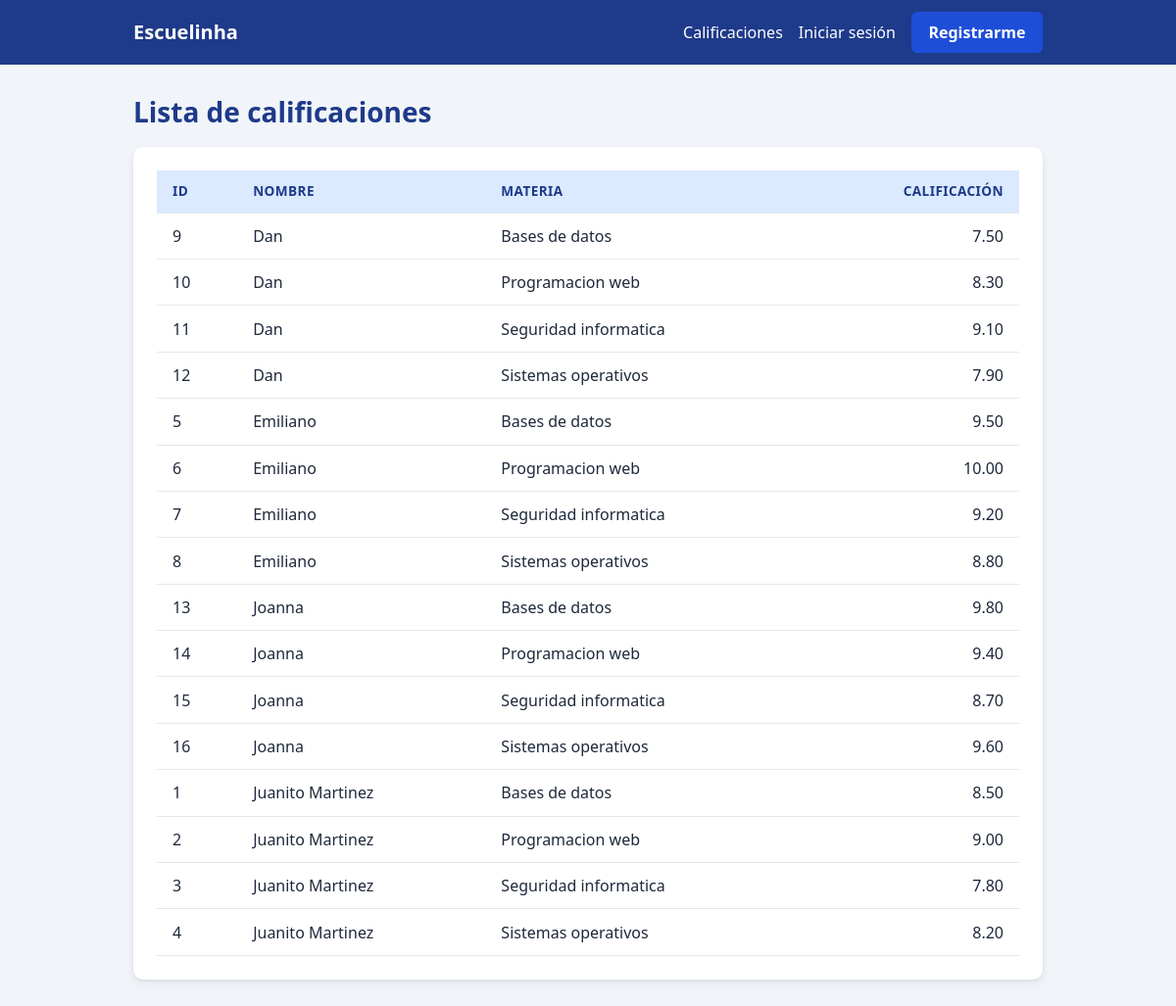
The page /calificaciones.php on the database its author committed.
### tables this page shows
CREATE TABLE `calificaciones` (
  `id` int NOT NULL AUTO_INCREMENT,
  `usuario_id` int NOT NULL,
  `materia_id` varchar(20) NOT NULL,
  `calificacion` decimal(5,2) DEFAULT NULL,
  PRIMARY KEY (`id`),
  KEY `usuario_id` (`usuario_id`),
  KEY `materia_id` (`materia_id`),
  CONSTRAINT `calificaciones_ibfk_1` FOREIGN KEY (`usuario_id`) REFERENCES `usuarios` (`id`),
  CONSTRAINT `calificaciones_ibfk_2` FOREIGN KEY (`materia_id`) REFERENCES `materias` (`id`)
);

CREATE TABLE `usuarios` (
  `id` int NOT NULL,
  `nombre` varchar(100) NOT NULL,
  `email` varchar(150) NOT NULL,
  `password` varchar(255) NOT NULL,
  `email_verificado` tinyint(1) DEFAULT '0',
  `token_verification` varchar(100) DEFAULT NULL,
  `created_at` timestamp NULL DEFAULT CURRENT_TIMESTAMP,
  PRIMARY KEY (`id`),
  UNIQUE KEY `email` (`email`)
);

CREATE TABLE `materias` (
  `id` varchar(20) NOT NULL,
  `nombre` varchar(100) NOT NULL,
  PRIMARY KEY (`id`)
);

### calificaciones.php (the view, shortened to what this page needs)
<?php
include_once 'conexion.php';
$sql = "SELECT calificaciones.id,
               usuarios.nombre AS nombre,
               materias.nombre AS materia,
               calificaciones.calificacion
        FROM calificaciones
        INNER JOIN usuarios ON usuarios.id = calificaciones.usuario_id
        INNER JOIN materias ON materias.id = calificaciones.materia_id
        ORDER BY usuarios.nombre, materias.nombre";
$resultado = $conexion->query($sql);
include_once 'header.php';
?>
<h1>Lista de calificaciones</h1>
<section class="tarjeta">
    <?php if ($resultado->num_rows === 0) { ?>
        <p class="texto-secundario">Todavía no hay calificaciones registradas.</p>
    <?php } else { ?>
        <div class="tabla-contenedor">
            <table class="tabla">
                <thead>
                    <tr>
                        <th>ID</th>
                        <th>Nombre</th>
                        <th>Materia</th>
                        <th class="numero">Calificación</th>
                    </tr>
                </thead>
                <tbody>
                    <?php while ($fila = $resultado->fetch_assoc()) { ?>
                    <tr>
                        <td><?php echo $fila["id"]; ?></td>
                        <td><?php echo htmlspecialchars($fila["nombre"]); ?></td>
                        <td><?php echo htmlspecialchars($fila["materia"]); ?></td>
                        <td class="numero"><?php echo $fila["calificacion"]; ?></td>
                    </tr>
                    <?php } ?>
                </tbody>
            </table>
        </div>
    <?php } ?>
</section>
<?php include_once 'footer.php'; ?>

### css/estilos.css (style rules this page uses)
:root { --color-principal: #1d4ed8; --color-principal-oscuro: #1e3a8a; --color-principal-claro: #dbeafe; --color-fondo: #f1f5f9; --color-tarjeta: #ffffff; --color-texto: #1e293b; --color-texto-suave: #64748b; --color-borde: #e2e8f0; --color-exito: #15803d; --color-exito-fondo: #dcfce7; --color-error: #b91c1c; --color-error-fondo: #fee2e2; --radio: 10px; --sombra: 0 1px 3px rgba(15, 23, 42, 0.08), 0 4px 12px rgba(15, 23, 42, 0.06); }
* { box-sizing: border-box; }
body { margin: 0; min-height: 100vh; display: flex; flex-direction: column; font-family: system-ui, -apple-system, "Segoe UI", Roboto, sans-serif; font-size: 16px; line-height: 1.5; color: var(--color-texto); background: var(--color-fondo); }
h1, h2 { margin-top: 0; line-height: 1.2; }
h1 { font-size: 1.75rem; color: var(--color-principal-oscuro); }
.tarjeta { background: var(--color-tarjeta); border-radius: var(--radio); box-shadow: var(--sombra); padding: 1.5rem; margin-bottom: 1.5rem; }
.tabla-contenedor { overflow-x: auto; }
.tabla { width: 100%; border-collapse: collapse; }
.tabla th, .tabla td { padding: 0.7rem 1rem; text-align: left; border-bottom: 1px solid var(--color-borde); }
.tabla th { background: var(--color-principal-claro); color: var(--color-principal-oscuro); font-size: 0.85rem; text-transform: uppercase; letter-spacing: 0.03em; }
.tabla .numero { text-align: right; font-variant-numeric: tabular-nums; }

### rows shown on the page
calificaciones: id "9", usuario.nombre "Dan", materia.nombre "Bases de datos", calificacion "7.50"
calificaciones: id "10", usuario.nombre "Dan", materia.nombre "Programacion web", calificacion "8.30"
calificaciones: id "11", usuario.nombre "Dan", materia.nombre "Seguridad informatica", calificacion "9.10"
calificaciones: id "12", usuario.nombre "Dan", materia.nombre "Sistemas operativos", calificacion "7.90"
calificaciones: id "5", usuario.nombre "Emiliano", materia.nombre "Bases de datos", calificacion "9.50"
calificaciones: id "6", usuario.nombre "Emiliano", materia.nombre "Programacion web", calificacion "10.00"
calificaciones: id "7", usuario.nombre "Emiliano", materia.nombre "Seguridad informatica", calificacion "9.20"
calificaciones: id "8", usuario.nombre "Emiliano", materia.nombre "Sistemas operativos", calificacion "8.80"
calificaciones: id "13", usuario.nombre "Joanna", materia.nombre "Bases de datos", calificacion "9.80"
calificaciones: id "14", usuario.nombre "Joanna", materia.nombre "Programacion web", calificacion "9.40"
calificaciones: id "15", usuario.nombre "Joanna", materia.nombre "Seguridad informatica", calificacion "8.70"
calificaciones: id "16", usuario.nombre "Joanna", materia.nombre "Sistemas operativos", calificacion "9.60"
calificaciones: id "1", usuario.nombre "Juanito Martinez", materia.nombre "Bases de datos", calificacion "8.50"
calificaciones: id "2", usuario.nombre "Juanito Martinez", materia.nombre "Programacion web", calificacion "9.00"
calificaciones: id "3", usuario.nombre "Juanito Martinez", materia.nombre "Seguridad informatica", calificacion "7.80"
calificaciones: id "4", usuario.nombre "Juanito Martinez", materia.nombre "Sistemas operativos", calificacion "8.20"
